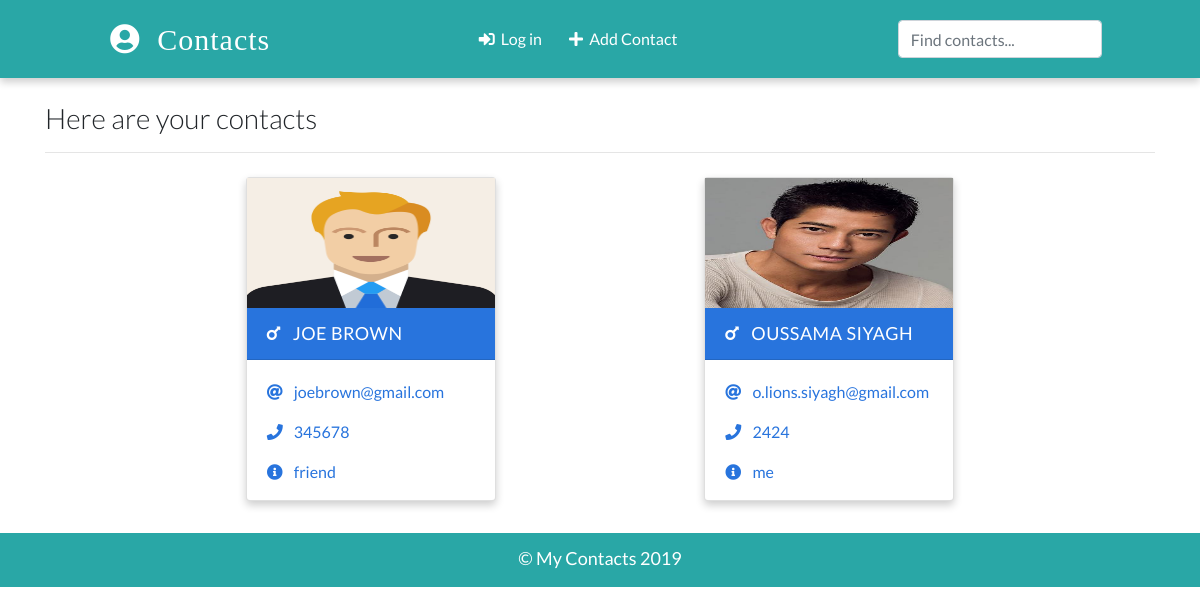
/, run on an earlier commit of the app's database.
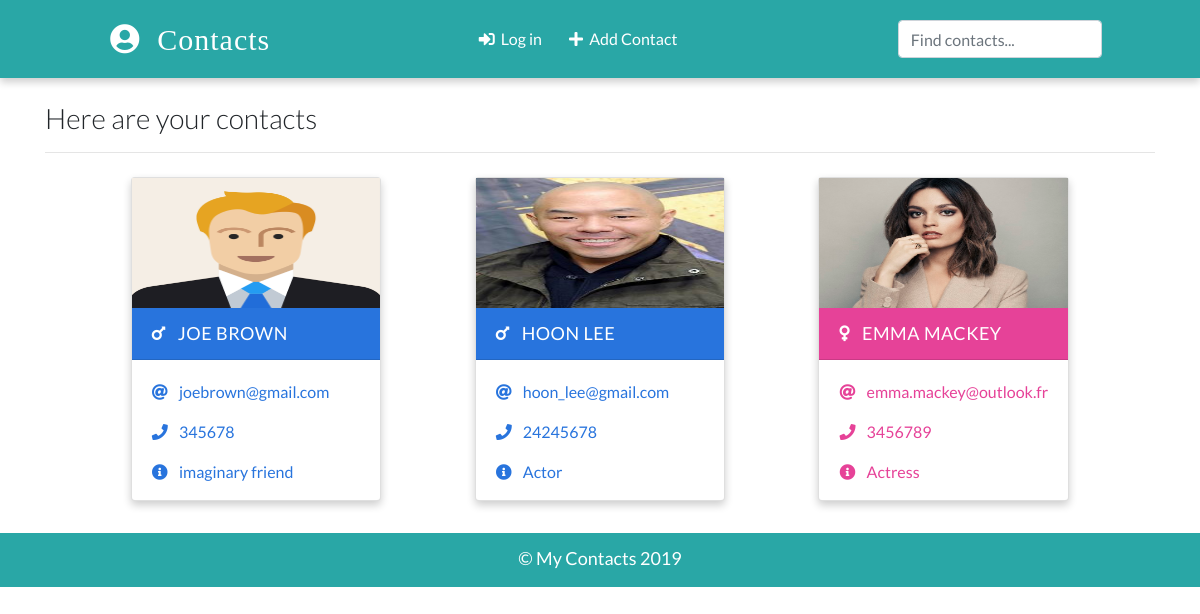
And on a later commit of the database.
### app/models.py (models this page shows, shortened)
class Contact(models.Model):
    name = models.CharField(max_length=20)
    email = models.EmailField(max_length=100)
    phone = models.IntegerField()
    info = models.CharField(max_length=30)
    gender = models.CharField(max_length=50, choices=(('male', 'Male'), ('female', 'Female')))
    image = models.ImageField(upload_to='images/', blank=True)
    date_added = models.DateField(default=datetime.now)

### app/views.py (the view)
# urls.py: path('', views.HomePageView.as_view(), name="home"),
class HomePageView(ListView):
    template_name = 'index.html'
    model = Contact
    context_object_name = 'contacts'

### templates/index.html (shortened to what this page needs)
{% extends 'base.html' %}
{% load static %}
{% block content %}
    <div class="container">
      <h3 class="heading font-weight-light">Here are your contacts</h3>
      <hr />
    </div>
    <div class="container main-part">
        {% if contacts %}
        {% for contact in contacts %}
        {% include 'partials/_card.html' %}
        {% endfor %}
        {% else %}
        <p>You have not save any contact yet</p>
        {% endif %}
    </div>
 {% endblock content %}

### templates/partials/_card.html
{% load static %}
{% if contact.gender == 'male' %}
      <div class="card my-2 mx-2 boy-card">
        <img src="{% if contact.image %}
        {{contact.image.url}}
        {% else %}
        {% static './images/boy.png' %}
        {% endif %}" class="img-fluid" />
        <div class="card-header">
          <a href="{% url 'detail' contact.id %}" class="text-white header-link"
            ><i class="fas fa-mars mr-2"></i> {{contact.name}} </a>
        </div>
        <div class="card-body pb-0">
          <p>
            <i class="fas fa-at mr-2"></i>
            <a href="mailto:{{contact.email}}">{{contact.email}}</a>
          </p>
          <p>
            <i class="fas fa-phone mr-2"></i>
            <a href="tel:{{contact.phone}}">{{contact.phone}}</a>
          </p>
          <p><i class="fas fa-info-circle mr-2"></i> {{contact.info}}</p>
        </div>
      </div>
        {% else %}
        <div class="card my-2 mx-2 girl-card">
        <img src="{% if contact.image %}
        {{contact.image.url}}
        {% else %}
        {% static './images/girl.png' %}
        {% endif %}" class="img-fluid" />
        <div class="card-header">
          <a href="{% url 'detail' contact.id %}" class="text-white header-link"
            ><i class="fas fa-venus mr-2"></i> {{contact.name}}</a
          >
        </div>
        <div class="card-body pb-0">
          <p>
            <i class="fas fa-at mr-2"></i>
            <a href="mailto:{{contact.email}}">{{contact.email}}</a>
          </p>
          <p>
            <i class="fas fa-phone mr-2"></i>
            <a href="tel:{{contact.phone}}">{{contact.phone}}</a>
          </p>
          <p><i class="fas fa-info-circle mr-2"></i> {{contact.info}}</p>
        </div>
      </div>
        {% endif %}

What changed in the data, as far as the page shows it:
changed Contact "JOE BROWN": info "friend" → "imaginary friend"
changed Contact: image: a different picture; name "OUSSAMA SIYAGH" → "HOON LEE"; email "o.lions.siyagh@gmail.com" → "hoon_lee@gmail.com"; phone "2424" → "24245678"; info "me" → "Actor"
added Contact: image (picture), name "EMMA MACKEY", email "emma.mackey@outlook.fr", phone "3456789", info "Actress"
